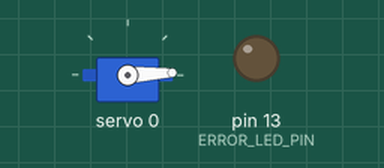
Simulated run of this sketch. Board: Arduino Uno, built with avr-gcc and run on an emulated ATmega328P. Parts: servo, output pins drawn as LEDs (lit = HIGH).

Above: at 0.05 s.
At 1.8 s:
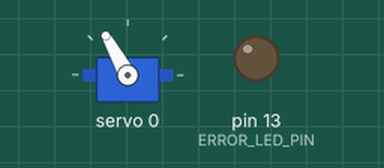
At 3.55 s:
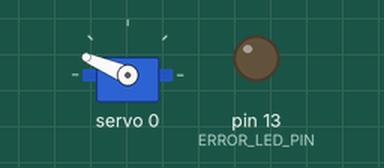
At 7.1 s:
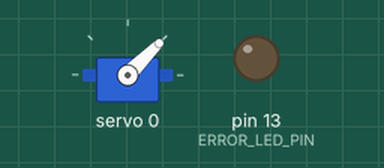
Timing chart, 0 to 9.2 s (numbered marks = the images above):
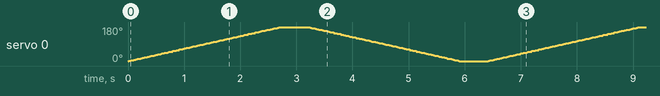

The sketch:

sketch.ino
```cpp
// Mạch thử nghiệm 1 servo qua mạch PCA9685 (kênh 0) – Arduino Uno
// Mạch:
//   PCA9685 GND -> GND Arduino (dây đen)
//   PCA9685 VCC -> 5V Arduino  (dây đỏ, chỉ nuôi chip PCA9685, không nuôi servo)
//   PCA9685 SDA -> A4 (dây xanh)
//   PCA9685 SCL -> A5 (dây vàng)
//   Servo cắm cột 0 của PCA9685: dây cam -> PWM, dây đỏ -> V+, dây nâu -> GND
//   Cầu đấu xanh trên PCA9685 -> nguồn riêng cho servo, 5V, TỐI ĐA 6V (xem README)
//
// Cần thư viện "Adafruit PWM Servo Driver Library" (Library Manager, cài kèm Adafruit BusIO).
//
// Hiệu ứng: quét đều 0° <-> 180° QUET_ROUNDS vòng, rồi đi từng nấc 0° -> 45° -> ... -> 180°
// và đi từng nấc về 0° NAC_ROUNDS vòng, lặp lại. Vòng nào cũng bắt đầu và kết thúc ở 0°.
// Khi khởi động không tìm thấy PCA9685 thì đèn L trên Arduino nháy nhanh.

#include <Wire.h>
#include <Adafruit_PWMServoDriver.h>

const uint8_t PCA_ADDRESS    = 0x40;          // địa chỉ I2C mặc định (chưa hàn cầu A0–A5 trên mạch)
const uint8_t SERVO_CHANNEL  = 0;             // kênh 0–15 của PCA9685, không phải chân Arduino
const uint8_t ERROR_LED_PIN  = 13;            // đèn L trên Arduino, nháy khi không thấy PCA9685

const int MAX_ANGLE = 180;

// ---- Thông số servo ----
const unsigned long SERVO_MIN_US = 544;       // độ rộng xung ở 0°, giống mặc định của Servo.h
const unsigned long SERVO_MAX_US = 2400;      // độ rộng xung ở 180°
const unsigned long PWM_HZ       = 50;        // servo dùng xung 50 Hz
const unsigned long PCA_OSC_HZ   = 27000000;  // tần số dao động thực tế của PCA9685 theo Adafruit
const unsigned long PCA_STEPS    = 4096;      // PCA9685 chia mỗi chu kỳ thành 4096 bước

// ---- Thông số hiệu ứng (đơn vị: mili giây) ----
const unsigned long QUET_MOVE_MS = 2700;      // quay hết 180°
const unsigned long QUET_HOLD_MS = 500;       // dừng ở mỗi đầu trước khi quay ngược
const unsigned long QUET_ROUNDS  = 2;         // số vòng quét, đặt 0 để bỏ

const unsigned long NAC_COUNT    = 4;         // số nấc mỗi lượt (4 nấc = mỗi nấc 45°)
const unsigned long NAC_MOVE_MS  = 400;       // thời gian quay hết một nấc
const unsigned long NAC_HOLD_MS  = 600;       // dừng ở mỗi nấc
const unsigned long NAC_ROUNDS   = 1;         // số vòng đi từng nấc, đặt 0 để bỏ

const unsigned long ERROR_BLINK_MS = 100;     // nhịp nháy đèn L khi không thấy PCA9685

// Một vòng gồm lượt lên và lượt về, mỗi lượt đã có khoảng dừng ở cuối
const unsigned long QUET_HALF_MS  = QUET_MOVE_MS + QUET_HOLD_MS;
const unsigned long QUET_ROUND_MS = 2 * QUET_HALF_MS;
const unsigned long QUET_TOTAL_MS = QUET_ROUNDS * QUET_ROUND_MS;

const unsigned long NAC_STEP_MS  = NAC_MOVE_MS + NAC_HOLD_MS;
const unsigned long NAC_HALF_MS  = NAC_COUNT * NAC_STEP_MS;
const unsigned long NAC_ROUND_MS = 2 * NAC_HALF_MS;
const unsigned long NAC_TOTAL_MS = NAC_ROUNDS * NAC_ROUND_MS;

const unsigned long SHOW_MS = QUET_TOTAL_MS + NAC_TOTAL_MS;

Adafruit_PWMServoDriver pca(PCA_ADDRESS);
bool pcaOk = false;
int lastAngle = 0;                            // góc đã gửi, chỉ gửi lại khi thay đổi

// Đổi góc thành số bước bật xung của PCA9685 trong một chu kỳ
uint16_t pulseTicks(int angle) {
  unsigned long us = SERVO_MIN_US + (SERVO_MAX_US - SERVO_MIN_US) * (unsigned long)angle / MAX_ANGLE;
  return us * PCA_STEPS * PWM_HZ / 1000000UL;
}

// Góc tăng đều từ 0 tới span trong khoảng duration, tính tại thời điểm t
int rampAngle(unsigned long t, unsigned long duration, int span) {
  if (duration == 0 || t >= duration) return span;
  return (long)span * t / duration;
}

// Hiệu ứng quét: góc tại thời điểm t trong một vòng
int angleQuet(unsigned long t) {
  if (t < QUET_HALF_MS) return rampAngle(t, QUET_MOVE_MS, MAX_ANGLE);
  return MAX_ANGLE - rampAngle(t - QUET_HALF_MS, QUET_MOVE_MS, MAX_ANGLE);
}

// Lượt đi lên từng nấc: nấc n đi từ góc `from` tới góc `to` rồi dừng
int nacUp(unsigned long t) {
  unsigned long n = t / NAC_STEP_MS;
  int from = MAX_ANGLE * n / NAC_COUNT;
  int to   = MAX_ANGLE * (n + 1) / NAC_COUNT;
  return from + rampAngle(t % NAC_STEP_MS, NAC_MOVE_MS, to - from);
}

// Hiệu ứng từng nấc: lượt về đối xứng với lượt lên
int angleNac(unsigned long t) {
  if (t < NAC_HALF_MS) return nacUp(t);
  return MAX_ANGLE - nacUp(t - NAC_HALF_MS);
}

// Góc tại thời điểm t trong cả chương trình
int programAngle(unsigned long t) {
  if (t < QUET_TOTAL_MS) return angleQuet(t % QUET_ROUND_MS);
  return angleNac((t - QUET_TOTAL_MS) % NAC_ROUND_MS);
}

void writeAngle(int angle) {
  pca.setPWM(SERVO_CHANNEL, 0, pulseTicks(angle));
}

void setup() {
  pinMode(ERROR_LED_PIN, OUTPUT);
  pcaOk = pca.begin();
  if (!pcaOk) return;
  pca.setOscillatorFrequency(PCA_OSC_HZ);     // phải đặt sau begin()
  pca.setPWMFreq(PWM_HZ);
  writeAngle(0);                              // đưa servo về 0° khi khởi động
  lastAngle = 0;
}

void loop() {
  if (!pcaOk) {
    digitalWrite(ERROR_LED_PIN, (millis() / ERROR_BLINK_MS) % 2);
    return;
  }
  if (SHOW_MS == 0) return;

  int angle = programAngle(millis() % SHOW_MS);
  if (angle != lastAngle) {
    writeAngle(angle);
    lastAngle = angle;
  }
}
```
